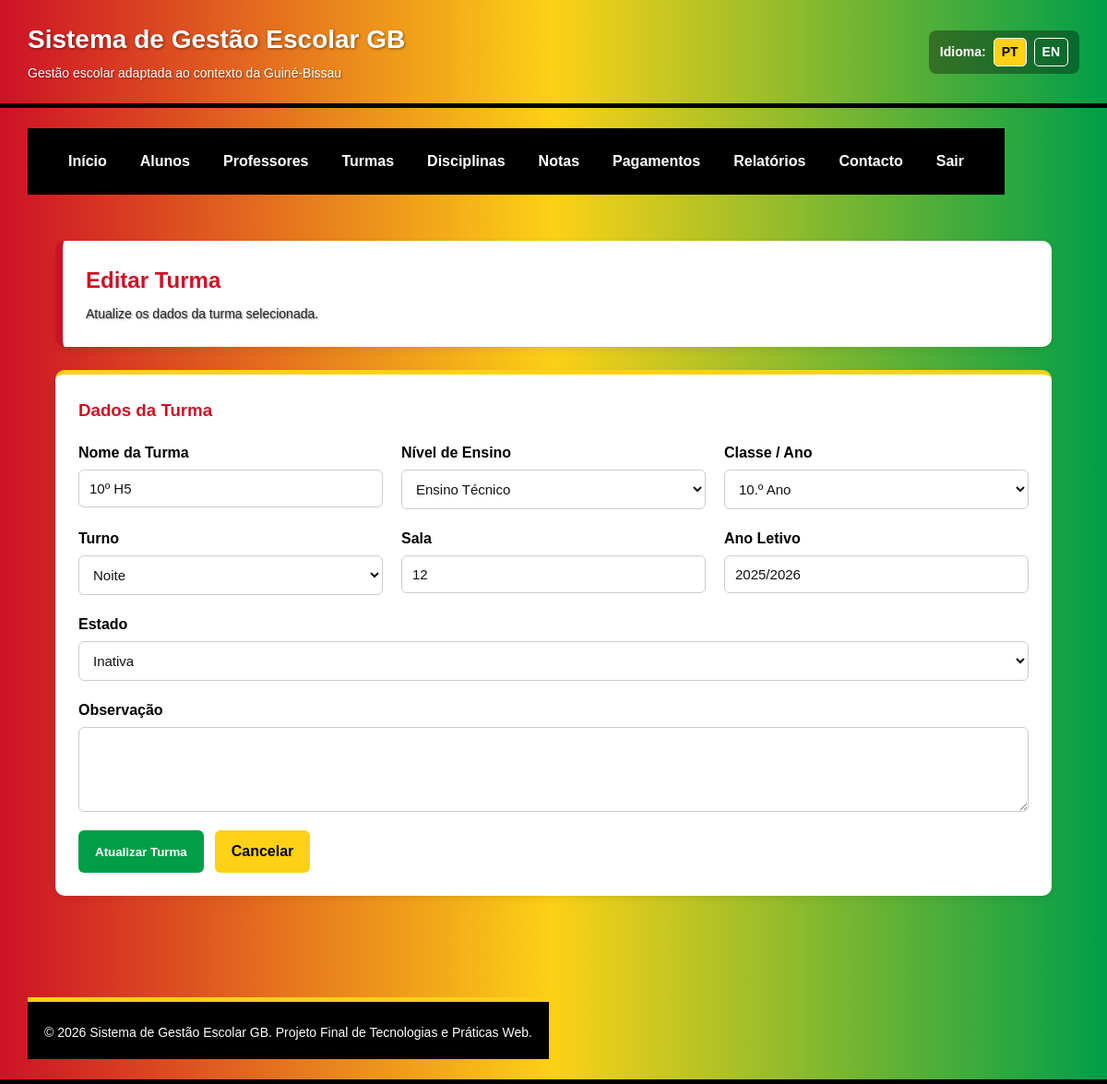
The page /editar_turma.php?id=2 on the database its author committed.
### tables this page shows
CREATE TABLE IF NOT EXISTS `turmas` (
  `id_turma` int NOT NULL AUTO_INCREMENT,
  `nome` varchar(50) NOT NULL,
  `nivel_ensino` enum('basico','secundario','tecnico') NOT NULL,
  `classe` varchar(30) NOT NULL,
  `turno` enum('manha','tarde','noite') NOT NULL,
  `sala` varchar(30) DEFAULT NULL,
  `ano_letivo` varchar(20) NOT NULL,
  `estado` enum('ativa','inativa') DEFAULT 'ativa',
  `observacao` text,
  `criado_em` datetime DEFAULT CURRENT_TIMESTAMP,
  PRIMARY KEY (`id_turma`)
);

### editar_turma.php (the view, shortened to what this page needs)
<?php
require_once 'config/conexao.php';
$id_turma = intval($_GET["id"]);
$sql = "SELECT * FROM turmas WHERE id_turma = ?";
$stmt = mysqli_prepare($conn, $sql);
mysqli_stmt_bind_param($stmt, "i", $id_turma);
mysqli_stmt_execute($stmt);
$resultado = mysqli_stmt_get_result($stmt);
$turma = mysqli_fetch_assoc($resultado);
?>
<?php include 'includes/header.php'; ?>
<?php include 'includes/menu.php'; ?>
<main class="conteudo">
    <section class="cabecalho-pagina">
        <h2>Editar Turma</h2>
        <p>Atualize os dados da turma selecionada.</p>
    </section>
    <section class="formulario-container">
        <h3>Dados da Turma</h3>
        <form class="formulario" method="post" action="editar_turma.php?id=<?php echo $id_turma; ?>">
            <div class="campo">
                <label for="nome_turma">Nome da Turma</label>
                <input type="text" id="nome_turma" name="nome_turma" required maxlength="50"
                       value="<?php echo htmlspecialchars($turma['nome']); ?>">
            </div>
            <div class="campo">
                <label for="nivel_ensino">Nível de Ensino</label>
                <select id="nivel_ensino" name="nivel_ensino" required>
                    <option value="tecnico" <?php if ($turma['nivel_ensino'] === 'tecnico') echo 'selected'; ?>>Ensino Técnico</option>
                </select>
            </div>
            <div class="campo">
                <label for="classe">Classe / Ano</label>
                <select id="classe" name="classe" required>
                    <option value="10.º Ano" <?php if ($turma['classe'] === '10.º Ano') echo 'selected'; ?>>10.º Ano</option>
                </select>
            </div>
            <div class="campo">
                <label for="turno">Turno</label>
                <select id="turno" name="turno" required>
                    <option value="noite" <?php if ($turma['turno'] === 'noite') echo 'selected'; ?>>Noite</option>
                </select>
            </div>
            <div class="campo">
                <label for="sala">Sala</label>
                <input type="text" id="sala" name="sala" maxlength="30"
                       value="<?php echo htmlspecialchars($turma['sala']); ?>">
            </div>
            <div class="campo">
                <label for="ano_letivo">Ano Letivo</label>
                <input type="text" id="ano_letivo" name="ano_letivo" required maxlength="20"
                       value="<?php echo htmlspecialchars($turma['ano_letivo']); ?>">
            </div>
            <div class="campo">
                <label for="estado_turma">Estado</label>
                <select id="estado_turma" name="estado_turma" required>
                    <option value="inativa" <?php if ($turma['estado'] === 'inativa') echo 'selected'; ?>>Inativa</option>
                </select>
            </div>
            <div class="campo campo-largo">
                <label for="observacao_turma">Observação</label>
                <textarea id="observacao_turma" name="observacao_turma" rows="4"><?php echo htmlspecialchars($turma['observacao']); ?></textarea>
            </div>
            <div class="botoes-formulario">
                <button type="submit" class="botao">Atualizar Turma</button>
                <a href="turmas.php" class="botao-secundario">Cancelar</a>
            </div>
        </form>
    </section>
</main>
<?php include 'includes/footer.php'; ?>

### css/style.css (style rules this page uses)
:root { --gb-vermelho: #CE1126; --gb-amarelo: #FCD116; --gb-verde: #009E49; --gb-preto: #000000; --gb-azul: #003366; --gb-branco: #ffffff; --gb-cinza-fundo: #f4f6f8; --gb-cinza-texto: #222222; --gb-cinza-borda: #dddddd; }
* { margin: 0; padding: 0; box-sizing: border-box; }
html, body { font-family: Arial, Helvetica, sans-serif; background-color: var(--gb-cinza-fundo); color: var(--gb-cinza-texto); line-height: 1.5; }
.topo p { font-size: 14px; margin-top: 5px; color: var(--gb-branco); text-shadow: 1px 1px 2px rgba(0,0,0,0.45); }
.conteudo { padding: 30px; }
.cabecalho-pagina { background-color: var(--gb-branco); padding: 25px; border-radius: 10px; margin-bottom: 25px; box-shadow: 0 3px 10px rgba(0,0,0,0.08); border-left: 8px solid var(--gb-vermelho); }
.cabecalho-pagina h2 { color: var(--gb-vermelho); margin-bottom: 8px; }
.cabecalho-pagina p { color: var(--gb-cinza-texto); }
.formulario-container, .tabela-container, .info-contacto { background-color: var(--gb-branco); padding: 25px; border-radius: 10px; margin-bottom: 30px; box-shadow: 0 3px 10px rgba(0,0,0,0.08); }
.formulario-container { border-top: 5px solid var(--gb-amarelo); }
.formulario-container h3, .tabela-container h3, .info-contacto h3 { color: var(--gb-vermelho); margin-bottom: 20px; }
.formulario { display: flex; flex-wrap: wrap; gap: 20px; }
.campo { flex: 1 1 250px; display: flex; flex-direction: column; }
.campo-largo { flex: 1 1 100%; }
.campo label { font-weight: bold; margin-bottom: 6px; color: var(--gb-preto); }
.campo input, .campo select, .campo textarea { padding: 11px; border: 1px solid #cccccc; border-radius: 6px; font-size: 15px; background-color: var(--gb-branco); color: #111111; }
.botoes-formulario { flex: 1 1 100%; display: flex; gap: 12px; flex-wrap: wrap; }
.botao, .botao-secundario, .acao { display: inline-block; padding: 11px 18px; border-radius: 6px; border: none; cursor: pointer; font-weight: bold; text-decoration: none; transition: 0.3s; }
.botao { background-color: var(--gb-verde); color: var(--gb-branco); }
.botao-secundario { background-color: var(--gb-amarelo); color: var(--gb-preto); }

### rows shown on the page
turmas: nome_turma "10º H5", nivel_ensino "Ensino Técnico", classe "10.º Ano", turno "Noite", sala "12", ano_letivo "2025/2026", estado_turma "Inativa"

### other values the page prints
t("nome_sistema") "Sistema de Gestão Escolar GB"
t("subtitulo_sistema") "Gestão escolar adaptada ao contexto da Guiné-Bissau"
t("idioma") "Idioma"
t("menu_inicio") "Início"
t("menu_alunos") "Alunos"
t("menu_professores") "Professores"
t("menu_turmas") "Turmas"
t("menu_disciplinas") "Disciplinas"
t("menu_notas") "Notas"
t("menu_pagamentos") "Pagamentos"
t("menu_relatorios") "Relatórios"
t("menu_contacto") "Contacto"
